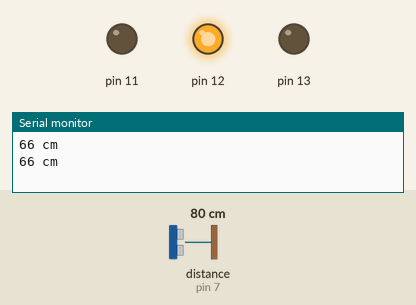
Recording of a sketch running on a simulated Arduino Uno, built with avr-gcc and run on an emulated ATmega328P. Shown: output pins drawn as LEDs (lit = HIGH), the last lines printed to the serial monitor. Wiring (inferred from the names in the program): ultrasonic range finder: trigger pin 8; echo pin 7. The test bench sets the inputs (shaded band); at power-on: distance to the obstacle (sensor on pin 7) 80 cm. The echo pulse lasts 58.3 µs per cm; pins used as bus, display or sensor lines are not drawn.

Above: at 1.8 s.
1.9 s: distance to the obstacle (sensor on pin 7) set to 39 cm
3.4 s: distance to the obstacle (sensor on pin 7) set to 33 cm
At 4.3 s:
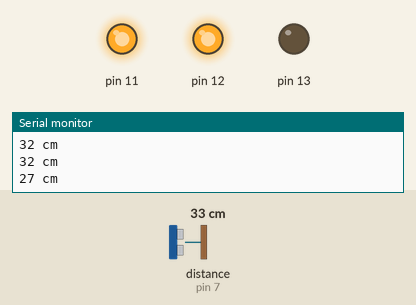
Timing chart, 0 to 6.4 s (numbered marks = the images above; inputs shaded):
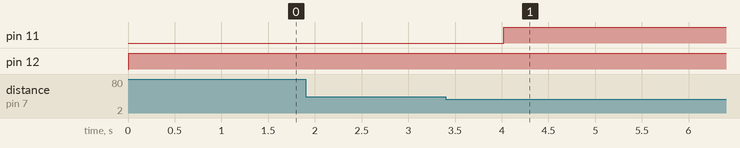

Measured:
- the behaviour switches between 37 and 36 cm on distance to the obstacle (sensor on pin 7) (found by bisection; images 0 and 1)
- after the input at 3.4 s, pin 11: LOW → HIGH after 0.62 s

The sketch:

praktikum_Kelompok.ino
```cpp
#define ECHOPIN 7
#define TRIGPIN 8

void setup() {

  Serial.begin(9600);
  pinMode(7, INPUT);
  pinMode(8, OUTPUT);

  pinMode(13, OUTPUT);
  pinMode(12, OUTPUT);
  pinMode(11, OUTPUT);

}

void loop() {

  digitalWrite(8, LOW);
  delayMicroseconds(2);
  digitalWrite(8, HIGH);
  delayMicroseconds(10);
  digitalWrite(8, LOW);

  int distance = pulseIn(7, HIGH);
  distance = distance/70;

  if(distance<=200 && distance>=170){
    digitalWrite(13, HIGH);

Serial.print(distance);
Serial.println(" cm ");
  }

  if(distance<=169 && distance>=30){
    digitalWrite(12, HIGH);

Serial.print(distance);
Serial.println(" cm ");
  }

  if(distance<=29 && distance>=0){
    digitalWrite(11, HIGH);

Serial.print(distance);
Serial.println(" cm ");
  }


delay(1000);


}
```
